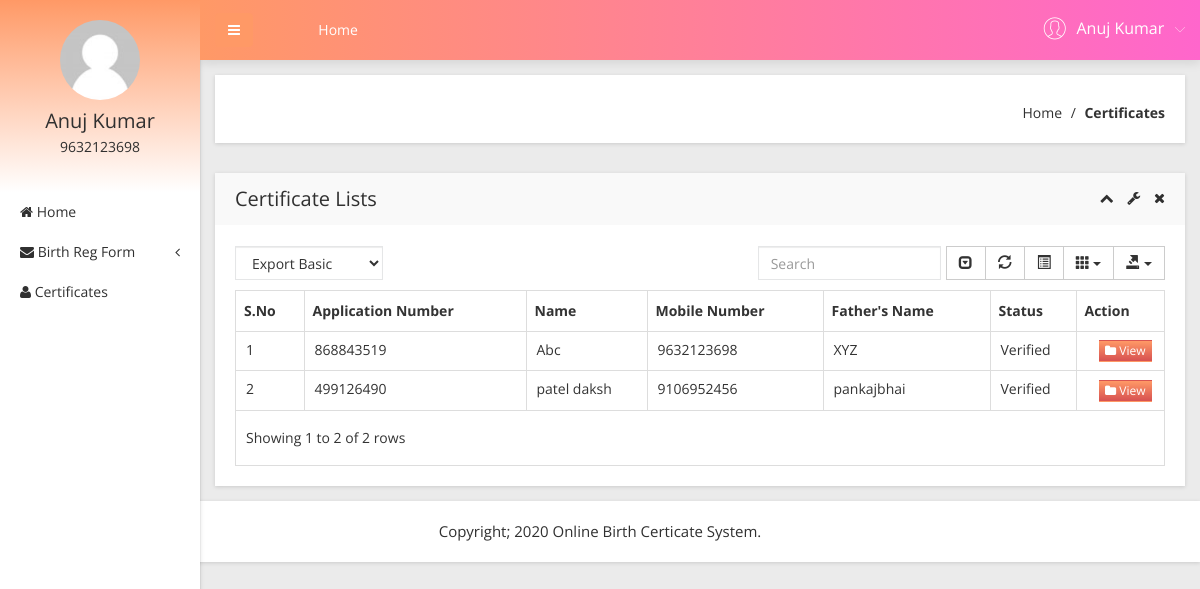
Page /obcs/user/certificates-list.php (signed in) on the committed database.
### tables this page shows
CREATE TABLE IF NOT EXISTS `tbluser` (
  `ID` int(10) NOT NULL AUTO_INCREMENT,
  `FirstName` varchar(200) DEFAULT NULL,
  `LastName` varchar(200) DEFAULT NULL,
  `MobileNumber` bigint(10) DEFAULT NULL,
  `Address` mediumtext DEFAULT NULL,
  `Password` varchar(200) NOT NULL,
  `RegDate` timestamp NULL DEFAULT current_timestamp(),
  PRIMARY KEY (`ID`)
);

CREATE TABLE IF NOT EXISTS `tblapplication` (
  `ID` int(10) NOT NULL AUTO_INCREMENT,
  `UserID` int(5) NOT NULL,
  `ApplicationID` varchar(200) DEFAULT NULL,
  `DateofBirth` varchar(200) DEFAULT NULL,
  `Gender` varchar(50) DEFAULT NULL,
  `FullName` varchar(200) DEFAULT NULL,
  `PlaceofBirth` varchar(200) DEFAULT NULL,
  `NameofFather` varchar(200) DEFAULT NULL,
  `PermanentAdd` mediumtext DEFAULT NULL,
  `PostalAdd` mediumtext DEFAULT NULL,
  `MobileNumber` bigint(10) DEFAULT NULL,
  `Email` varchar(200) DEFAULT NULL,
  `Dateofapply` timestamp NULL DEFAULT current_timestamp(),
  `Remark` varchar(200) DEFAULT NULL,
  `Status` varchar(50) DEFAULT NULL,
  `UpdationDate` timestamp NULL DEFAULT NULL ON UPDATE current_timestamp(),
  PRIMARY KEY (`ID`)
);

### obcs/user/certificates-list.php (the view, shortened to what this page needs)
<?php
include('includes/dbconnection.php');
if (strlen($_SESSION['obcsuid']==0)) {
  header('location:logout.php');
  } else{
  ?>
<!doctype html>
<html class="no-js" lang="en">
<head>
    <link rel="stylesheet" href="css/bootstrap.min.css">
    <link rel="stylesheet" href="css/font-awesome.min.css">
    <link rel="stylesheet" href="css/adminpro-custon-icon.css">
    <link rel="stylesheet" href="css/meanmenu.min.css">
    <link rel="stylesheet" href="css/jquery.mCustomScrollbar.min.css">
    <link rel="stylesheet" href="css/animate.css">
    <link rel="stylesheet" href="css/data-table/bootstrap-table.css">
    <link rel="stylesheet" href="css/data-table/bootstrap-editable.css">
    <link rel="stylesheet" href="css/normalize.css">
    <link rel="stylesheet" href="css/c3.min.css">
    <link rel="stylesheet" href="style.css">
    <link rel="stylesheet" href="css/responsive.css">
</head>
<body class="materialdesign">
    <div class="wrapper-pro">
      <?php include_once('includes/sidebar.php');?>
        <?php include_once('includes/header.php');?>
            <div class="breadcome-area mg-b-30 small-dn">
                <div class="container-fluid">
                    <div class="row">
                        <div class="col-lg-12">
                            <div class="breadcome-list shadow-reset">
                                <div class="row">
                                    <div class="col-lg-12">
                                        <ul class="breadcome-menu">
                                            <li><a href="dashboard.php">Home</a> <span class="bread-slash">/</span>
                                            </li>
                                            <li><span class="bread-blod">Certificates</span>
                                            </li>
                                        </ul>
                                    </div>
                                </div>
                            </div>
                        </div>
                    </div>
                </div>
            </div>
            <div class="data-table-area mg-b-15">
                <div class="container-fluid">
                    <div class="row">
                        <div class="col-lg-12">
                            <div class="sparkline13-list shadow-reset">
                                <div class="sparkline13-hd">
                                    <div class="main-sparkline13-hd">
                                        <h1>Certificate Lists</h1>
                                        <div class="sparkline13-outline-icon">
                                            <span class="sparkline13-collapse-link"><i class="fa fa-chevron-up"></i></span>
                                            <span><i class="fa fa-wrench"></i></span>
                                            <span class="sparkline13-collapse-close"><i class="fa fa-times"></i></span>
                                        </div>
                                    </div>
                                </div>
                                <div class="sparkline13-graph">
                                    <div class="datatable-dashv1-list custom-datatable-overright">
                                        <div id="toolbar">
                                            <select class="form-control">
                                                <option value="">Export Basic</option>
                                            </select>
                                        </div>
                                        <table id="table" data-toggle="table" data-pagination="true" data-search="true" data-show-columns="true" data-show-pagination-switch="true" data-show-refresh="true" data-key-events="true" data-show-toggle="true" data-resizable="true" data-cookie="true" data-cookie-id-table="saveId" data-show-export="true" data-click-to-select="true" data-toolbar="#toolbar">
                                            <thead>
                                                <tr>
                                                    <th>S.No</th>
                                                    <th>Application Number</th>
                                                    <th>Name</th>
                                                    <th >Mobile Number</th>
                                                    <th>Father's Name</th>
                                                    <th>Status</th>
                                                    <th data-field="action">Action</th>
                                                </tr>
                                            </thead>
                                            <tbody>
                                              <?php
                                            $uid= $_SESSION['obcsuid'];
$sql="SELECT * from tblapplication where UserID=:uid and Status='Verified'";
$query = $dbh -> prepare($sql);
$query-> bindParam(':uid', $uid, PDO::PARAM_STR);
$query->execute();
$results=$query->fetchAll(PDO::FETCH_OBJ);
$cnt=1;
if($query->rowCount() > 0)
{
foreach($results as $row)
{               ?>
                                                <tr>
                                                    <td><?php echo htmlentities($cnt);?></td>
                                                    <td><?php  echo htmlentities($row->ApplicationID);?></td>
                                                    <td><?php  echo htmlentities($row->FullName);?></td>
                                                   <td><?php  echo htmlentities($row->MobileNumber);?></td>
                                                    <td><?php  echo htmlentities($row->NameofFather);?></td>
                                                  <?php if($row->Status==""){ ?>
                     <td><?php echo "Still Pending"; ?></td>
<?php } else { ?>                  <td><?php  echo htmlentities($row->Status);?>
                  </td>
                  <?php } ?>
                                                    <td class="datatable-ct"><a href="certificates.php?viewid=<?php echo htmlentities ($row->ID);?>"><button class="btn btn-white btn-action btn-xs"><i class="fa fa-folder"></i> View</button></a>
                                                    </td>
                                                </tr>
                                             <?php $cnt=$cnt+1;}} ?>
                                            </tbody>
                                        </table>
                                    </div>
                                </div>
                            </div>
                        </div>
                    </div>
                </div>
            </div>
        </div>
    </div>
  <?php include_once('includes/footer.php');?>
</body>
</html><?php }  ?>

### obcs/user/includes/sidebar.php (shortened to what this page needs)
        <?php
include('includes/dbconnection.php');
if (strlen($_SESSION['obcsuid']==0)) {
  header('location:logout.php');
  } else{
  ?>
  <div class="left-sidebar-pro">
            <nav id="sidebar">
                <div class="sidebar-header">
                     <?php
$uid=$_SESSION['obcsuid'];
$sql="SELECT FirstName,LastName,MobileNumber from  tbluser where ID=:uid";
$query = $dbh -> prepare($sql);
$query->bindParam(':uid',$uid,PDO::PARAM_STR);
$query->execute();
$results=$query->fetchAll(PDO::FETCH_OBJ);
$cnt=1;
if($query->rowCount() > 0)
{
foreach($results as $row)
{               ?>
                    <a href="#"><img src="img/message/avatar.jpg" alt="" />
                    </a>
                    <h3><?php  echo $row->FirstName;?>  <?php  echo $row->LastName;?></h3>
                    <p><?php  echo $row->MobileNumber;?></p><?php $cnt=$cnt+1;}} ?>
                </div>
                <div class="left-custom-menu-adp-wrap">
                    <ul class="nav navbar-nav left-sidebar-menu-pro">
                        <li class="nav-item">
                            <a href="dashboard.php" role="button" aria-expanded="false"><i class="fa big-icon fa-home"></i> <span class="mini-dn">Home</span> </a>
                        </li>
                        <li class="nav-item"><a href="#" data-toggle="dropdown" role="button" aria-expanded="false" class="nav-link dropdown-toggle"><i class="fa big-icon fa-envelope"></i> <span class="mini-dn">Birth Reg Form</span> <span class="indicator-right-menu mini-dn"><i class="fa indicator-mn fa-angle-left"></i></span></a>
                        </li>
                       <li class="nav-item">
                            <a href="certificates-list.php" role="button" aria-expanded="false"><i class="fa big-icon fa-user"></i> <span class="mini-dn">Certificates</span> </a>
                        </li>
                    </ul>
                </div>
            </nav>
        </div><?php }  ?>

### obcs/user/includes/header.php (shortened to what this page needs)
       <?php
include('includes/dbconnection.php');
if (strlen($_SESSION['obcsuid']==0)) {
  header('location:logout.php');
  } else{
  ?>
 <div class="content-inner-all">
            <div class="header-top-area">
                <div class="fixed-header-top">
                    <div class="container-fluid">
                        <div class="row">
                            <div class="col-lg-1 col-md-6 col-sm-6 col-xs-12">
                                <button type="button" id="sidebarCollapse" class="btn bar-button-pro header-drl-controller-btn btn-info navbar-btn">
                                    <i class="fa fa-bars"></i>
                                </button>
                            </div>
                            <div class="col-lg-6 col-md-1 col-sm-1 col-xs-12">
                                <div class="header-top-menu tabl-d-n">
                                    <ul class="nav navbar-nav mai-top-nav">
                                        <li class="nav-item"><a href="dashboard.php" class="nav-link">Home</a>
                                        </li>
                                    </ul>
                                </div>
                            </div>
                            <div class="col-lg-5 col-md-5 col-sm-6 col-xs-12">
                                <div class="header-right-info">
                                    <ul class="nav navbar-nav mai-top-nav header-right-menu">
                                <?php
$uid=$_SESSION['obcsuid'];
$sql="SELECT FirstName,LastName,MobileNumber from  tbluser where ID=:uid";
$query = $dbh -> prepare($sql);
$query->bindParam(':uid',$uid,PDO::PARAM_STR);
$query->execute();
$results=$query->fetchAll(PDO::FETCH_OBJ);
$cnt=1;
if($query->rowCount() > 0)
{
foreach($results as $row)
{               ?>
                                        <li class="nav-item">
                                            <a href="#" data-toggle="dropdown" role="button" aria-expanded="false" class="nav-link dropdown-toggle">
                                                <span class="adminpro-icon adminpro-user-rounded header-riht-inf"></span>
                                                <span class="admin-name"><?php  echo $row->FirstName;?>  <?php  echo $row->LastName;?> </span>
                                                <span class="author-project-icon adminpro-icon adminpro-down-arrow"></span><?php $cnt=$cnt+1;}} ?>
                                            </a>
                                        </li>
                                    </ul>
                                </div>
                            </div>
                        </div>
                    </div>
                </div>
            </div><?php }  ?>

### rows in the picture
tbluser: FirstName "Anuj", LastName "Kumar", MobileNumber "9632123698"
tblapplication: ApplicationID "868843519", FullName "Abc", MobileNumber "9632123698", NameofFather "XYZ", Status "Verified"
tblapplication: ApplicationID "499126490", FullName "patel daksh", MobileNumber "9106952456", NameofFather "pankajbhai", Status "Verified"
